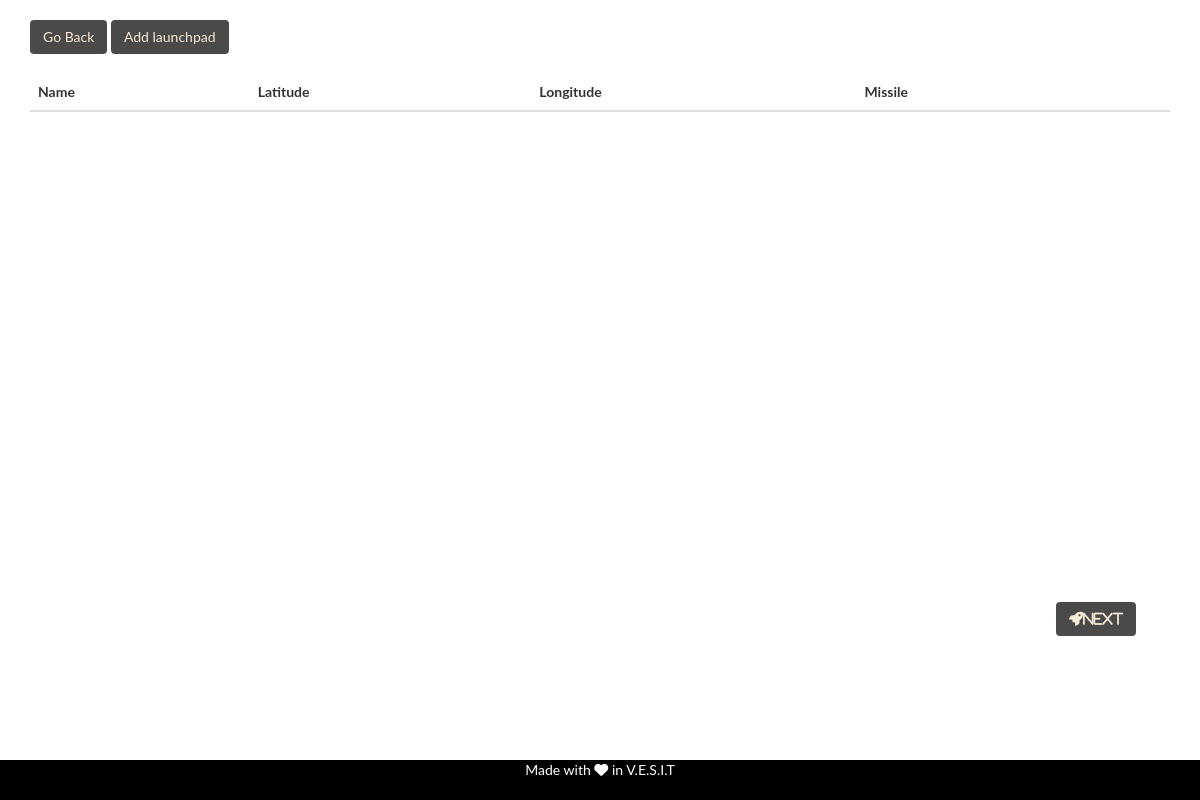
Before: /app/launchpad with the older database file.
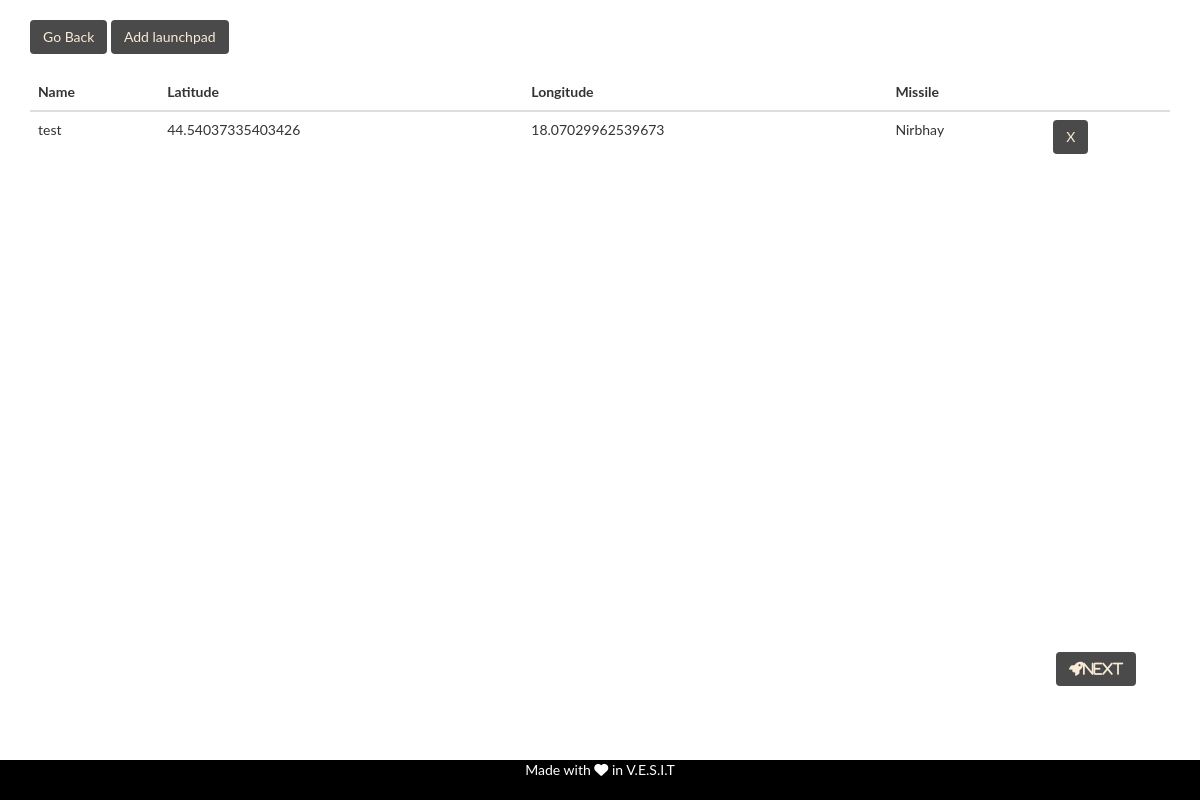
After: the same page with the newer database file.
### app/models.py (models this page shows)
class launchpad(models.Model):
    user=models.CharField(max_length=30)
    name=models.CharField(max_length=30)
    latitude=models.FloatField()
    longitude=models.FloatField()
    altitude=models.FloatField(default=0, null=True)
    missile=models.CharField(default= 'No missile', max_length=30)

### app/views.py (the view)
# urls.py: path('/launch',views.launch_attack,name='launch'),
def launch(request):
    if request.method == 'GET':
        id=request.user.username
        data=launchpad.objects.filter(user=id)
        print("\n\n\n",data)
        data=serializers.serialize('json', data)
        dat =   data.replace("'","\"")
        d = json.loads(dat)
        return render(request,'app/launchpad.html',{'launch_pads':d})
    elif request.method == 'POST':
        return JsonResponse({'success': 'true'})

### app/templates/app/launchpad.html (shortened to what this page needs)
{% include 'app/base.html' %}
{% load static %}
<html>
<head>
    <link rel = "stylesheet" href = "http://cdn.leafletjs.com/leaflet-0.7.3/leaflet.css"/>
    <link rel="stylesheet" href="{% static 'css/app.css' %}">
   </head>
{% block content %}
<div class='container'>
 <div id='launchpad-btn'>
  <a href="{% url 'home' %}" class="btn btn-dark">Go Back</a>
  <a href="{% url 'new_lpd' %}" class="btn btn-dark">Add launchpad</a><br><br>
</div>
  <table class="table">
    <thead class="thead-inverse">
      <tr>
        <th>Name</th>
        <th>Latitude</th>
        <th>Longitude</th>
        <th>Missile</th>
        <th></th>
      </tr>
    </thead>
    <tbody>
      {% for pad_info in launch_pads %}
        <tr id={{pad_info.fields.name}}>
          <td class="align-middle">{{ pad_info.fields.name }}</td>
          <td class="align-middle">{{ pad_info.fields.latitude }}</td>
          <td class="align-middle">{{ pad_info.fields.longitude }}</td>
          <td class="align-middle">{{ pad_info.fields.missile }}</td>
          <td><form action="{% url 'del_launchpad' %}" method="POST">
                 <button class = "btn btn-dark grey darken-2" name="DeleteButton" value="{{ pad_info.fields.name }}">X</button>
              </form>
          </td>
        </tr>
      {% endfor %}
    </tbody>
  </table>
  <div id = "map" ></div>
<a href="{% url 'upload' %}"> {% include 'app/next_button.html' %} </a>
</div>
{% endblock %}

Changed rows visible on the page:
added launchpad: fields.name "test", fields.latitude "44.54037335403426", fields.longitude "18.07029962539673", fields.missile "Nirbhay"
